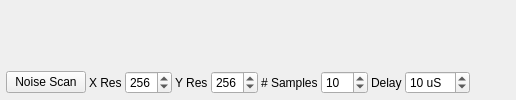
     <widget class="QWidget" name="tab">
      <attribute name="title">
       <string>Noise Scan</string>
      </attribute>
      <layout class="QVBoxLayout" name="verticalLayout_20">
       <property name="spacing">
        <number>3</number>
       </property>
       <property name="leftMargin">
        <number>3</number>
       </property>
       <property name="topMargin">
        <number>3</number>
       </property>
       <property name="rightMargin">
        <number>3</number>
       </property>
       <property name="bottomMargin">
        <number>3</number>
       </property>
       <item>
        <widget class="QWidget" name="pltNoise" native="true">
         <property name="sizePolicy">
          <sizepolicy hsizetype="Preferred" vsizetype="Expanding">
           <horstretch>0</horstretch>
           <verstretch>0</verstretch>
          </sizepolicy>
         </property>
        </widget>
       </item>
       <item>
        <widget class="QWidget" name="wgtNoise" native="true">
         <layout class="QHBoxLayout" name="horizontalLayout_33">
          <property name="spacing">
           <number>3</number>
          </property>
          <property name="leftMargin">
           <number>3</number>
          </property>
          <property name="topMargin">
           <number>3</number>
          </property>
          <property name="rightMargin">
           <number>3</number>
          </property>
          <property name="bottomMargin">
           <number>3</number>
          </property>
          <item>
           <widget class="QPushButton" name="cmdNoiseScan">
            <property name="text">
             <string>Noise Scan</string>
            </property>
           </widget>
          </item>
          <item>
           <widget class="QLabel" name="lblXResNoise">
            <property name="text">
             <string>X Res</string>
            </property>
           </widget>
          </item>
          <item>
           <widget class="QSpinBox" name="spnNoiseX">
            <property name="minimum">
             <number>16</number>
            </property>
            <property name="maximum">
             <number>512</number>
            </property>
            <property name="singleStep">
             <number>16</number>
            </property>
            <property name="value">
             <number>256</number>
            </property>
           </widget>
          </item>
          <item>
           <widget class="QLabel" name="lblYResNoise">
            <property name="text">
             <string>Y Res</string>
            </property>
           </widget>
          </item>
          <item>
           <widget class="QSpinBox" name="spnNoiseY">
            <property name="minimum">
             <number>16</number>
            </property>
            <property name="maximum">
             <number>512</number>
            </property>
            <property name="singleStep">
             <number>16</number>
            </property>
            <property name="value">
             <number>256</number>
            </property>
           </widget>
          </item>
          <item>
           <widget class="QLabel" name="lblSamplesNoise">
            <property name="text">
             <string># Samples</string>
            </property>
           </widget>
          </item>
          <item>
           <widget class="QSpinBox" name="spnNoiseSamples">
            <property name="minimum">
             <number>1</number>
            </property>
            <property name="maximum">
             <number>100</number>
            </property>
            <property name="value">
             <number>10</number>
            </property>
           </widget>
          </item>
          <item>
           <widget class="QLabel" name="lblNoiseDelay">
            <property name="text">
             <string>Delay</string>
            </property>
           </widget>
          </item>
          <item>
           <widget class="QSpinBox" name="spnNoiseDelay">
            <property name="suffix">
             <string> uS</string>
            </property>
            <property name="maximum">
             <number>500</number>
            </property>
            <property name="value">
             <number>10</number>
            </property>
           </widget>
          </item>
          <item>
           <spacer name="horizontalSpacer_2">
            <property name="orientation">
             <enum>Qt::Horizontal</enum>
            </property>
            <property name="sizeHint" stdset="0">
             <size>
              <width>40</width>
              <height>20</height>
             </size>
            </property>
           </spacer>
          </item>
         </layout>
        </widget>
       </item>
      </layout>
     </widget>
